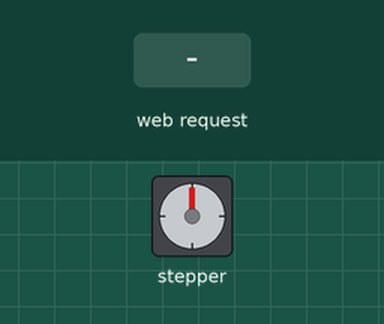
Simulated run of this program. Board: Raspberry Pi (header pin numbers). On the bench: stepper motor. The inputs (shaded band) are chosen by the test bench. The stepper is drawn at 2048 steps a turn; the clock reads 2024-03-15 10:24:30 at power-on unless the program sets it; what the program prints to the terminal is not drawn.

Above: at 1.2 s.
1.3 s: HTTP request for /close received
At 1.75 s:
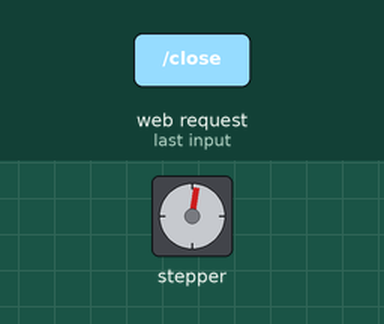
At 4.2 s:
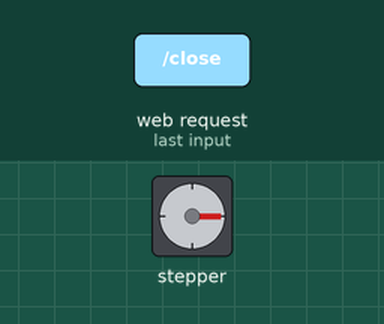
4.3 s: HTTP request for /hello received
5.8 s: HTTP request for / received
Timing chart, 0 to 8.8 s (numbered marks = the images above; inputs shaded):
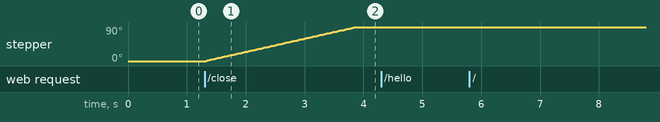

Measured:
- after the input at 1.3 s, stepper: turns 90° clockwise in 2.5 s, starting at once
- after the input at 4.3 s, every drawn part: stays the same
- after the input at 5.8 s, every drawn part: stays the same

The program:

control.py
```python
from parking import ParkingLot
from bottle import route, post, run

lot = ParkingLot()

@route('/hello')
def hello():
    return "Hello World!"

@post("/open")
def open():
	lot.setup()
	return lot.openGate()
	lot.destroy()

@post("/close")
def close():
	lot.setup()
	return lot.closeGate()
	lot.destroy()

run(host = "0.0.0.0", port = "9999")
```

parking.py
```python
import RPi.GPIO as GPIO
import time

class ParkingLot(object):

	def __init__(self):
		self.IN1 = 11
		self.IN2 = 12
		self.IN3 = 13
		self.IN4 = 15
		self.status = 0

	def setStep(self, w1, w2, w3, w4):
		GPIO.output(self.IN1, w1)
		GPIO.output(self.IN2, w2)
		GPIO.output(self.IN3, w3)
		GPIO.output(self.IN4, w4)

	def stop(self):
		self.setStep(0, 0, 0, 0)

	def forward(self, delay, steps):
		for i in range(0, steps):
			self.setStep(1, 0, 0, 0)
			time.sleep(delay)
			self.setStep(0, 1, 0, 0)
			time.sleep(delay)
			self.setStep(0, 0, 1, 0)
			time.sleep(delay)
			self.setStep(0, 0, 0, 1)
			time.sleep(delay)

	def backward(self, delay, steps):
		for i in range(0, steps):
			self.setStep(0, 0, 0, 1)
			time.sleep(delay)
			self.setStep(0, 0, 1, 0)
			time.sleep(delay)
			self.setStep(0, 1, 0, 0)
			time.sleep(delay)
			self.setStep(1, 0, 0, 0)
			time.sleep(delay)

	def openGate(self):
		if self.status == 0:
			return "Gate already opened!"
		else:
			self.backward(0.005, 128)
			self.stop()
			time.sleep(0.5)
			self.status = 0
			return "Gate opened!"

	def closeGate(self):
		if self.status == 1:
			return "Gate already closed!"
		else:
			self.forward(0.005, 128)
			self.stop()
			time.sleep(0.5)
			self.status = 1
			return "Gate closed!"


	def setup(self):
		GPIO.setwarnings(False)
		GPIO.setmode(GPIO.BOARD)       # Numbers GPIOs by physical location
		GPIO.setup(self.IN1, GPIO.OUT)      # Set pin's mode is output
		GPIO.setup(self.IN2, GPIO.OUT)
		GPIO.setup(self.IN3, GPIO.OUT)
		GPIO.setup(self.IN4, GPIO.OUT)

	def destroy(self):
		GPIO.cleanup()
```
